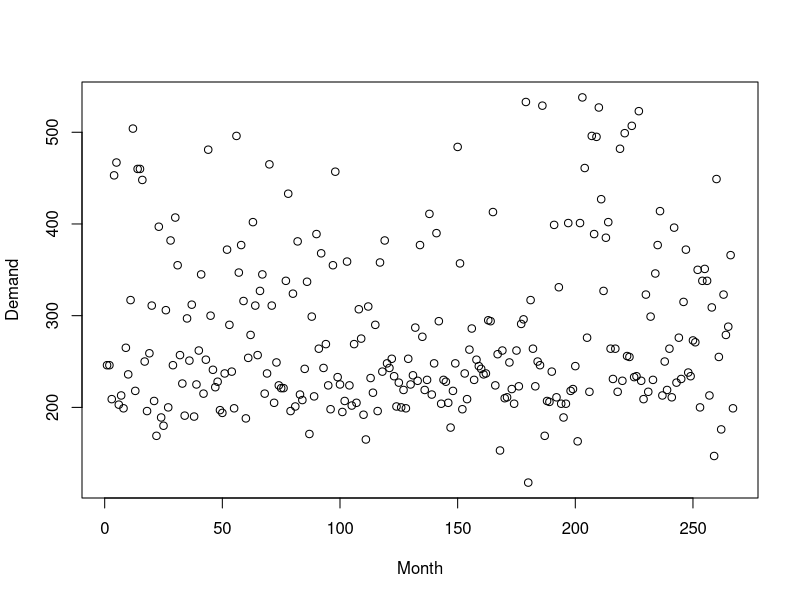
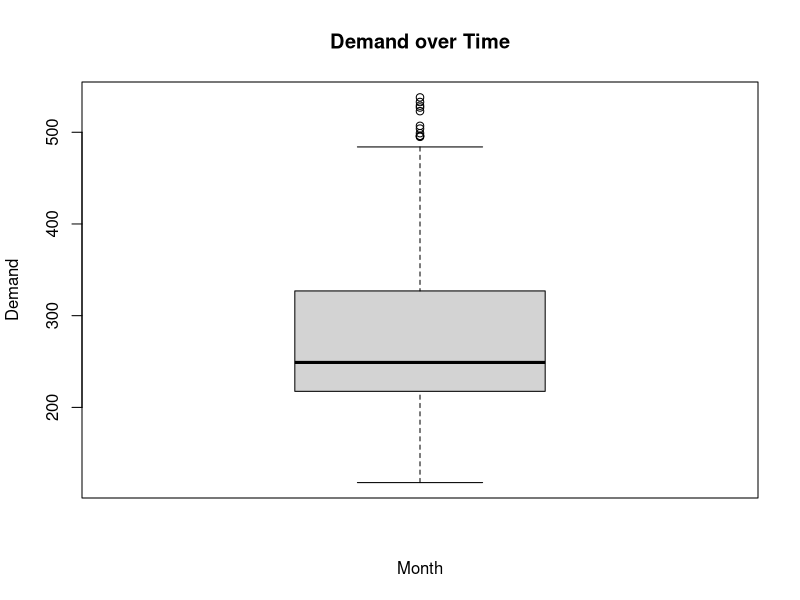
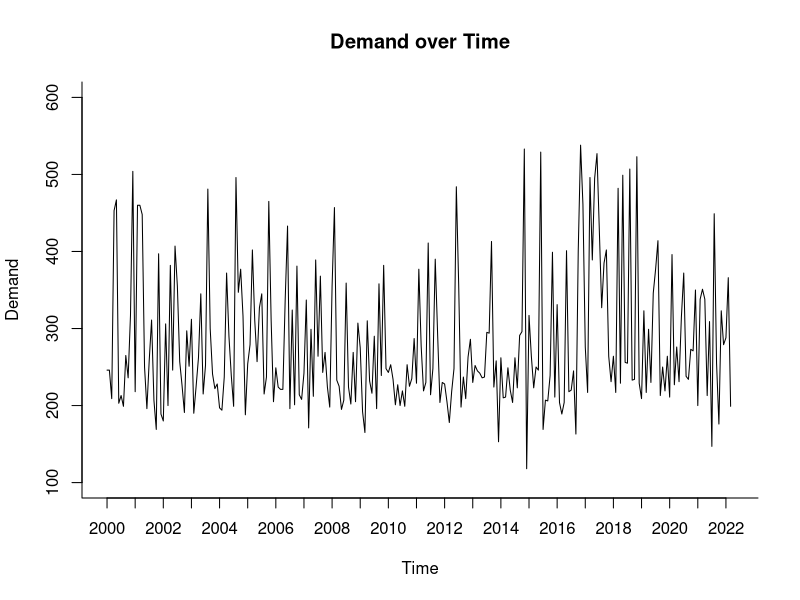
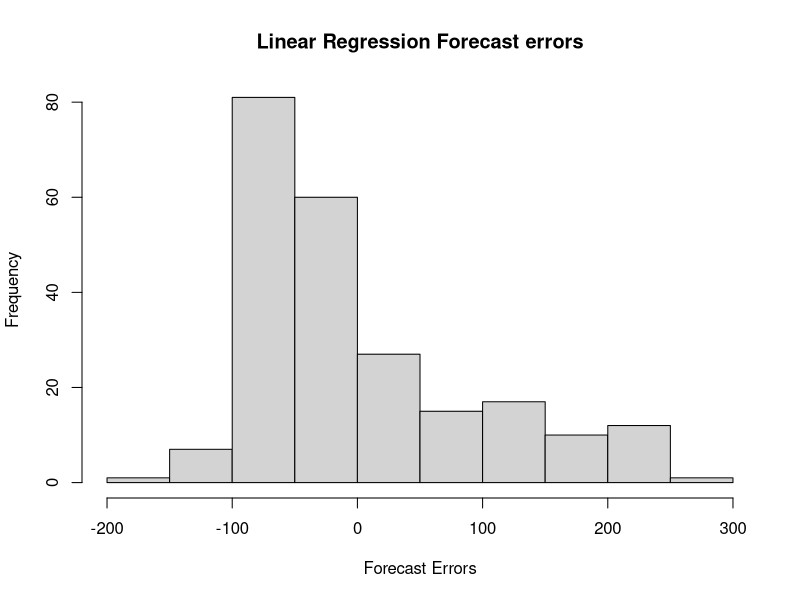
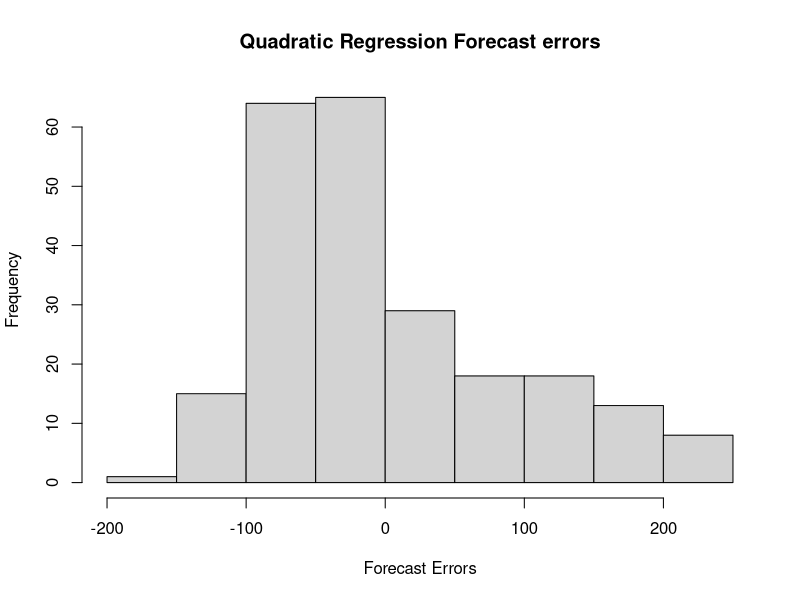
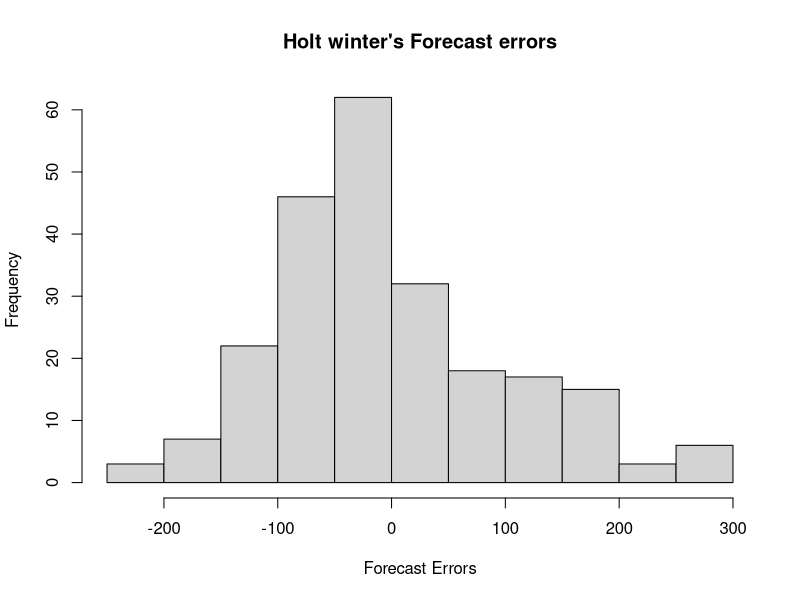
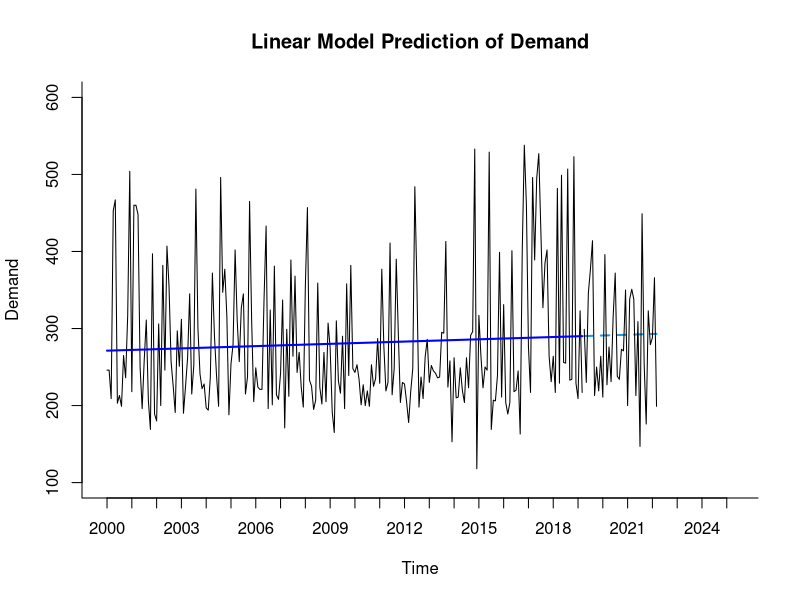

Write the R code that produced these figures, in order.
#Loading necessary libraries
library(forecast)
library(zoo)
#Setting working directory
setwd("~/Documents/Mac Projects")
#Reading the Data
makeup.data <- read.csv("Amtrak_Ridershipdata.csv")
#Look at the data to understand frequency, gaps, errors (if any)
View(makeup.data)
#Calculate the summary statistics for the dataset.
summary(makeup.data)
#Reading it as a time series
makeup.data.ts <- ts(makeup.data$Demand,start=c(2000,1), end=c(2022,3), frequency=12)
#To see its effectiveness
print(makeup.data.ts)
#For overview and to cross verify with before and after
summary(makeup.data.ts)

#Create a scatter diagram, a boxplot, and an additional graph that provide insights regarding the dataset.

##ScatterPlot
plot(makeup.data$Demand, xlab ="Month", ylab="Demand")
#This helps in clearing the plot settings, preventing mini graphs
dev.off()

##BoxPlot
boxplot(makeup.data$Demand,xlab = "Month", ylab ="Demand", main="Demand over Time")
#For Better understanding of the Data distribution
boxplot.stats(makeup.data$Demand)
dev.off()
##Lineplot(using timeseries object we created earlier)
#end was chosen as 2022.25 because data ends 2022 March, 
#ylim chosen based on boxplot limits,
#0.25 gap between each marking on x axis to ensure we capture last quarter of the dataset
plot(makeup.data.ts, ylim = c(100, 600),  ylab = "Demand", xlab = "Time", bty = "l", xaxt = "n", 
     xlim = c(2000,2022.25), main = "Demand over Time")
axis(1, at = seq(2000,2022.25 , 1), labels = format(seq(2000, 2022.25, 1)))

#Conduct two forecasts (of your choosing) to predict the sales value of a property 
#by partitioning the data into training and validation sets.
nValid <- 36
nTrain <- length(makeup.data.ts)-nValid
train.ts <- window(makeup.data.ts, start=c(2000,1),end=c(2000,nTrain))
valid.ts <- window(makeup.data.ts, start=c(2000,nTrain+1),end=c(2000,length(makeup.data.ts)))

##Linear model
makeup.data.lm <- tslm(train.ts ~ trend)
makeup.data.lm.pred <- forecast(makeup.data.lm, h = nValid, level = 0)

##Quadratic model
makeup.data.qt <- tslm(train.ts ~ trend+I(trend^2))
makeup.data.lm2.pred <-forecast(makeup.data.qt, h = nValid, level = 0)

#Holt winters model(with multiplicative seasonality)
makeup.data.holt <- ets(train.ts, model="AAM",alpha = 0.2,beta = 0.15,gamma = 0.05, restrict = FALSE)
makeup.data.holt.pred <- forecast(makeup.data.holt, h=nValid, level=0)

#Plot a histogram of the forecast errors. Print the forecast errors and related statistics. 
#Compare the performance of the two forecasts. Comment on the results.
##Accuracy stats and Residual plots for each model
#Linear Model
accuracy(makeup.data.lm.pred,valid.ts)
hist(makeup.data.lm.pred$residuals,ylab="Frequency",xlab="Forecast Errors",bty="l",main="Linear Regression Forecast errors")
#Quadratic model
accuracy(makeup.data.lm2.pred,valid.ts)
hist(makeup.data.lm2.pred$residuals,ylab="Frequency",xlab="Forecast Errors",bty="l",main="Quadratic Regression Forecast errors")
#Holt winters model
accuracy(makeup.data.holt.pred)
hist(makeup.data.holt.pred$residuals,ylab="Frequency",xlab="Forecast Errors",bty="l",main="Holt winter's Forecast errors")

#Extra
##Plot the linear regression
plot(makeup.data.lm.pred, ylim = c(100, 600), ylab = "Demand", xlab = "Time", bty = "l", xaxt = "n", xlim = c(2000,2025.25), main = "Linear Model Prediction of Demand", flty = 2) 
axis(1, at = seq(2000, 2025.25, 1), labels = format(seq(2000, 2025, 1)))
lines(makeup.data.lm.pred$fitted, lwd = 2, col = "blue")
lines(valid.ts)
